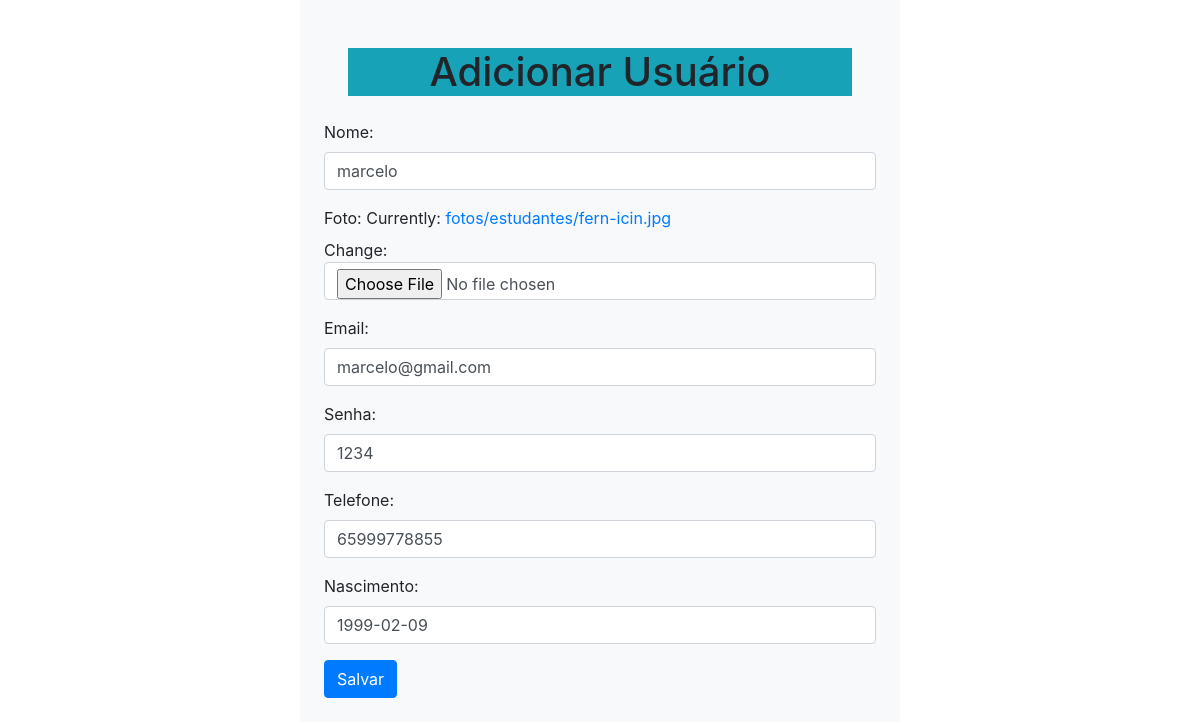
The app's page /estudantes/editar/2 with its own data.
### estudantes/models.py (models this page shows, shortened)
class Estudante(models.Model):
    nome=models.CharField(max_length=30)
    foto=models.ImageField(upload_to="fotos/estudantes",default="foto.png")
    email=models.EmailField(unique=True)
    senha=models.CharField(max_length=100)
    telefone=models.CharField(max_length=15)
    nascimento=models.DateField()

### estudantes/views.py (the view)
# urls.py: path("editar/<id>",views.EditarEstudantes, name="estudante_editar"),
def EditarEstudantes(request, id=None):
    estudante = Estudante.objects.get(pk=id)
    form = EstudanteForm(request.POST or None, request.FILES or None, instance=estudante)
    if form.is_valid():
        form.save()
        return redirect('/')
    dicionario ={'form': form}
    return render(request, 'estudantes/editar.html',dicionario)

### estudantes/forms.py
class EstudanteForm(forms.ModelForm):
    class Meta:
        model = Estudante
        fields = '__all__'
    def __init__(self, *args, **kwargs):
        super(EstudanteForm, self).__init__(*args, **kwargs)
        for visible in self.visible_fields():
            visible.field.widget.attrs['class'] = 'form-control'

### templates/estudantes/editar.html (shortened to what this page needs)
<!DOCTYPE html>
<html lang="en">
<head>
    <link rel="stylesheet" href="https://cdn.jsdelivr.net/npm/bootstrap@4.6.1/dist/css/bootstrap.min.css">
</head>
<body>
<div class=" w-50 m-auto p-4 bg-light ">
<h1 class="text-center m-4 bg-info"> Adicionar Usuário </h1>
    <form method="post" enctype="multipart/form-data">
        {{form.as_p}}
        <button type="submit" class="btn btn-primary">Salvar</button>
    </form>
</div>
</body>
</html>

### records on screen
Estudante: nome "marcelo", email "marcelo@gmail.com", senha "1234", telefone "65999778855", nascimento "1999-02-09"
